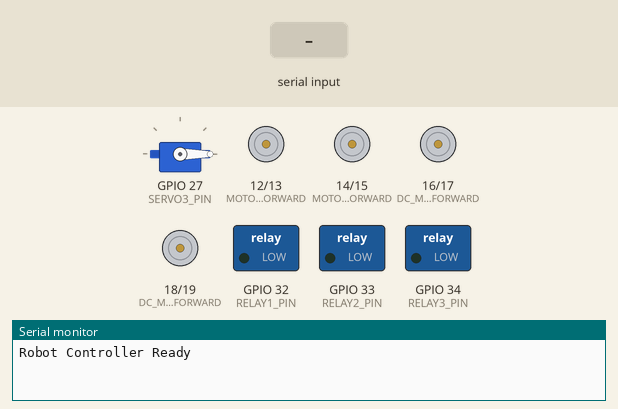
The sketch below on a simulated ESP32. Shown: servo, motor-driver pin pairs drawn as motors (green arrow = first pin HIGH = forward, orange = second pin HIGH = backward, longer = more drive), switched loads named in the sketch (green lamp = pin HIGH), the last lines printed to the serial monitor. Inputs (shaded band) come from the test bench. Nothing arrives over Bluetooth unless stated.

Above: at 1.2 s.
1.3 s: "X" received over the second serial link
4.3 s: "F" received over the second serial link
At 7.0 s:
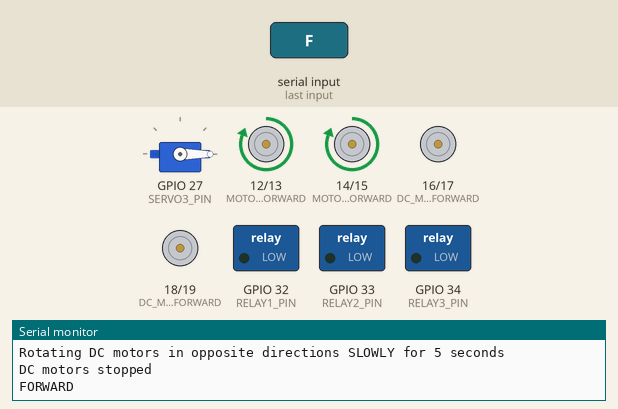
7.3 s: "B" received over the second serial link
At 8.5 s:
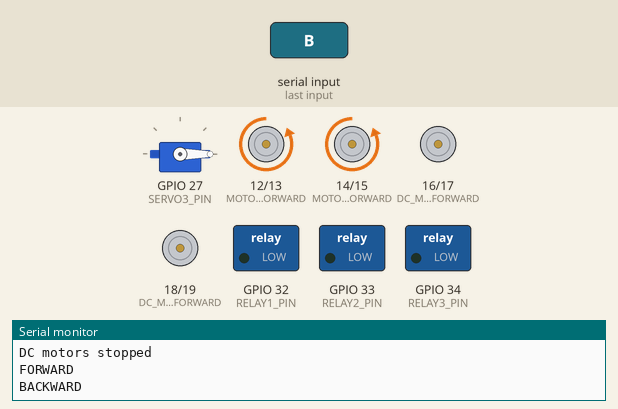
8.8 s: "L" received over the second serial link
At 9.9 s:
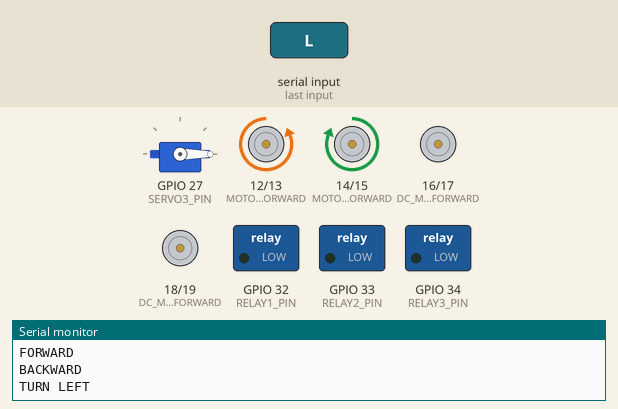
10.3 s: "R" received over the second serial link
At 11.0 s:
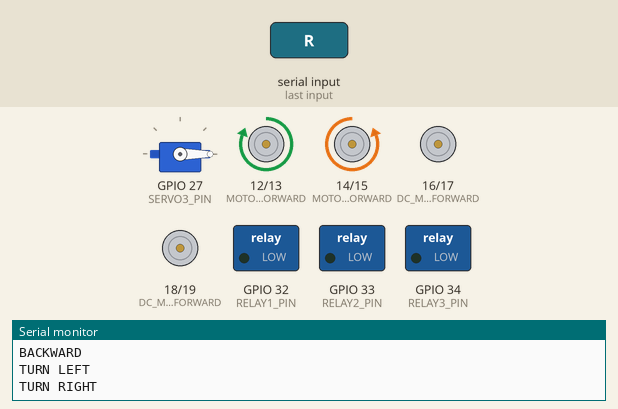
11.8 s: "Y" received over the second serial link
Timing chart, 0 to 14.8 s (numbered marks = the images above; inputs shaded):
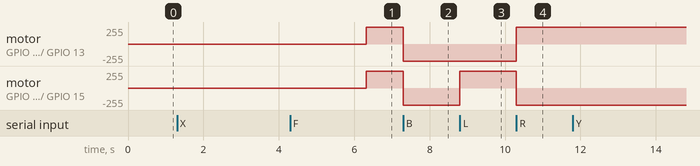

Measured:
- after the input at 4.3 s, motor on GPIO 12 (MOTOR_LEFT_FORWARD) / GPIO 13 (MOTOR_LEFT_BACKWARD), motor on GPIO 14 (MOTOR_RIGHT_FORWARD) / GPIO 15 (MOTOR_RIGHT_BACKWARD): stopped → forward 255/255 after 2.0 s
- after the input at 7.3 s, motor on GPIO 12 (MOTOR_LEFT_FORWARD) / GPIO 13 (MOTOR_LEFT_BACKWARD), motor on GPIO 14 (MOTOR_RIGHT_FORWARD) / GPIO 15 (MOTOR_RIGHT_BACKWARD): forward 255/255 → backward 255/255 at once
- after the input at 8.8 s, motor on GPIO 14 (MOTOR_RIGHT_FORWARD) / GPIO 15 (MOTOR_RIGHT_BACKWARD): backward 255/255 → forward 255/255 at once
- after the input at 10.3 s, motor on GPIO 12 (MOTOR_LEFT_FORWARD) / GPIO 13 (MOTOR_LEFT_BACKWARD): backward 255/255 → forward 255/255 at once; motor on GPIO 14 (MOTOR_RIGHT_FORWARD) / GPIO 15 (MOTOR_RIGHT_BACKWARD): forward 255/255 → backward 255/255 at once

The sketch:

Firevoltgreen.ino
```cpp
#include <BluetoothSerial.h>
#include <ESP32Servo.h>

// Main Motor Driver Pins (for movement)
#define MOTOR_LEFT_FORWARD 12
#define MOTOR_LEFT_BACKWARD 13
#define MOTOR_RIGHT_FORWARD 14
#define MOTOR_RIGHT_BACKWARD 15

// Additional Motor Driver Pins (for DC motors replacing servos 1 & 2)
#define DC_MOTOR1_FORWARD 16    // New pin for DC motor 1 forward
#define DC_MOTOR1_BACKWARD 17   // New pin for DC motor 1 backward
#define DC_MOTOR2_FORWARD 18    // New pin for DC motor 2 forward
#define DC_MOTOR2_BACKWARD 19   // New pin for DC motor 2 backward

// Slow motor speed (0-255)
#define SLOW_MOTOR_SPEED 500    // Very slow speed (about 16% of full speed)

// Servo Pin (only servo3 remains)
#define SERVO3_PIN 27

// Relay Pins
#define RELAY1_PIN 32
#define RELAY2_PIN 33
#define RELAY3_PIN 34

// Bluetooth Serial Object
BluetoothSerial SerialBT;

// Only one servo object now
Servo servo3;

void setup() {
  // Main Motor Driver pin setup
  pinMode(MOTOR_LEFT_FORWARD, OUTPUT);
  pinMode(MOTOR_LEFT_BACKWARD, OUTPUT);
  pinMode(MOTOR_RIGHT_FORWARD, OUTPUT);
  pinMode(MOTOR_RIGHT_BACKWARD, OUTPUT);

  // Additional Motor Driver pin setup
  pinMode(DC_MOTOR1_FORWARD, OUTPUT);
  pinMode(DC_MOTOR1_BACKWARD, OUTPUT);
  pinMode(DC_MOTOR2_FORWARD, OUTPUT);
  pinMode(DC_MOTOR2_BACKWARD, OUTPUT);

  // Initialize all motor pins to LOW
  digitalWrite(MOTOR_LEFT_FORWARD, LOW);
  digitalWrite(MOTOR_LEFT_BACKWARD, LOW);
  digitalWrite(MOTOR_RIGHT_FORWARD, LOW);
  digitalWrite(MOTOR_RIGHT_BACKWARD, LOW);
  digitalWrite(DC_MOTOR1_FORWARD, LOW);
  digitalWrite(DC_MOTOR1_BACKWARD, LOW);
  digitalWrite(DC_MOTOR2_FORWARD, LOW);
  digitalWrite(DC_MOTOR2_BACKWARD, LOW);

  // Relay pin setup
  pinMode(RELAY1_PIN, OUTPUT);
  pinMode(RELAY2_PIN, OUTPUT);
  pinMode(RELAY3_PIN, OUTPUT);

  // Initialize relays to OFF state
  digitalWrite(RELAY1_PIN, LOW);
  digitalWrite(RELAY2_PIN, LOW);
  digitalWrite(RELAY3_PIN, LOW);

  // Allocate PWM timer for the remaining servo
  ESP32PWM::allocateTimer(0);

  // Attach servo to pin
  servo3.attach(SERVO3_PIN);

  // Initialize servo to default position
  servo3.write(0);    // Start at 0 degrees

  // Bluetooth setup
  SerialBT.begin("RobotController"); // Name of Bluetooth device
  Serial.begin(115200); // Serial monitor for debugging
  Serial.println("Robot Controller Ready");
}

void loop() {
  if (SerialBT.available()) {
    char command = SerialBT.read();

    switch(command) {
      // Movement Commands
      case 'F': moveForward(); break;    // Forward
      case 'B': moveBackward(); break;   // Backward
      case 'L': turnLeft(); break;       // Left
      case 'R': turnRight(); break;      // Right
      case 'S': stopMoving(); break;     // Stop

      // DC motor rotation commands
      case 'X': rotateDCMotorsOpposite(); break;        // Rotate DC motors in opposite directions slowly
      case 'Y': rotateDCMotorsOppositeReversed(); break; // Rotate DC motors in opposite directions (reversed) slowly

      // New maximum speed DC motor commands
      case 'M': rotateDCMotorsOppositeMax(); break;     // Rotate DC motors in opposite directions at max speed
      case 'N': rotateDCMotorsOppositeReversedMax(); break; // Rotate DC motors in opposite directions (reversed) at max speed

      // Relay Control Commands
      case 'A': relay1On(); break;         // Turn Relay 1 ON
      case 'a': relay1Off(); break;        // Turn Relay 1 OFF
      case 'C': relay2On(); break;         // Turn Relay 2 ON
      case 'c': relay2Off(); break;        // Turn Relay 2 OFF
      case 'E': relay3On(); break;         // Turn Relay 3 ON
      case 'e': relay3Off(); break;        // Turn Relay 3 OFF
    }
  }
}

// Rotate DC motors in opposite directions at maximum speed for 5 seconds
void rotateDCMotorsOppositeMax() {
  Serial.println("Rotating DC motors in opposite directions at MAX SPEED for 5 seconds");

  // DC Motor 1 forward, DC Motor 2 backward at full speed
  digitalWrite(DC_MOTOR1_FORWARD, HIGH);
  digitalWrite(DC_MOTOR1_BACKWARD, LOW);
  digitalWrite(DC_MOTOR2_FORWARD, LOW);
  digitalWrite(DC_MOTOR2_BACKWARD, HIGH);

  // Run for 5 seconds
  delay(5000);

  // Stop DC motors
  stopDCMotors();
}

// Rotate DC motors in opposite directions (reversed) at maximum speed for 5 seconds
void rotateDCMotorsOppositeReversedMax() {
  Serial.println("Rotating DC motors in opposite directions (reversed) at MAX SPEED for 5 seconds");

  // DC Motor 1 backward, DC Motor 2 forward at full speed
  digitalWrite(DC_MOTOR1_FORWARD, LOW);
  digitalWrite(DC_MOTOR1_BACKWARD, HIGH);
  digitalWrite(DC_MOTOR2_FORWARD, HIGH);
  digitalWrite(DC_MOTOR2_BACKWARD, LOW);

  // Run for 5 seconds
  delay(5000);

  // Stop DC motors
  stopDCMotors();
}

// Method 1: Use a time-based approach to simulate slow motion
void rotateDCMotorsOpposite() {
  Serial.println("Rotating DC motors in opposite directions SLOWLY for 5 seconds");

  // Run in short bursts with pauses between them to achieve slow motion
  long startTime = millis();
  while (millis() - startTime < 5000) {  // Run for 5 seconds total
    // DC Motor 1 forward, DC Motor 2 backward
    digitalWrite(DC_MOTOR1_FORWARD, HIGH);
    digitalWrite(DC_MOTOR1_BACKWARD, LOW);
    digitalWrite(DC_MOTOR2_FORWARD, LOW);
    digitalWrite(DC_MOTOR2_BACKWARD, HIGH);

    delay(5);  // Run for 5ms

    // Pause motors
    digitalWrite(DC_MOTOR1_FORWARD, LOW);
    digitalWrite(DC_MOTOR1_BACKWARD, LOW);
    digitalWrite(DC_MOTOR2_FORWARD, LOW);
    digitalWrite(DC_MOTOR2_BACKWARD, LOW);

    delay(20);  // Pause for 20ms (adjust this for different speeds)
  }

  // Stop DC motors
  stopDCMotors();
}

// Rotate DC motors in opposite directions (reversed) slowly for 5 seconds
void rotateDCMotorsOppositeReversed() {
  Serial.println("Rotating DC motors in opposite directions (reversed) SLOWLY for 5 seconds");

  // Run in short bursts with pauses between them to achieve slow motion
  long startTime = millis();
  while (millis() - startTime < 5000) {  // Run for 5 seconds total
    // DC Motor 1 backward, DC Motor 2 forward
    digitalWrite(DC_MOTOR1_FORWARD, LOW);
    digitalWrite(DC_MOTOR1_BACKWARD, HIGH);
    digitalWrite(DC_MOTOR2_FORWARD, HIGH);
    digitalWrite(DC_MOTOR2_BACKWARD, LOW);

    delay(5);  // Run for 5ms

    // Pause motors
    digitalWrite(DC_MOTOR1_FORWARD, LOW);
    digitalWrite(DC_MOTOR1_BACKWARD, LOW);
    digitalWrite(DC_MOTOR2_FORWARD, LOW);
    digitalWrite(DC_MOTOR2_BACKWARD, LOW);

    delay(20);  // Pause for 20ms (adjust this for different speeds)
  }

  // Stop DC motors
  stopDCMotors();
}

// Stop DC motors
void stopDCMotors() {
  digitalWrite(DC_MOTOR1_FORWARD, LOW);
  digitalWrite(DC_MOTOR1_BACKWARD, LOW);
  digitalWrite(DC_MOTOR2_FORWARD, LOW);
  digitalWrite(DC_MOTOR2_BACKWARD, LOW);
  Serial.println("DC motors stopped");
}

// Main Motor Movement Functions
void moveForward() {
  digitalWrite(MOTOR_LEFT_FORWARD, HIGH);
  digitalWrite(MOTOR_RIGHT_FORWARD, HIGH);
  digitalWrite(MOTOR_LEFT_BACKWARD, LOW);
  digitalWrite(MOTOR_RIGHT_BACKWARD, LOW);
  Serial.println("FORWARD");
}

void moveBackward() {
  digitalWrite(MOTOR_LEFT_BACKWARD, HIGH);
  digitalWrite(MOTOR_RIGHT_BACKWARD, HIGH);
  digitalWrite(MOTOR_LEFT_FORWARD, LOW);
  digitalWrite(MOTOR_RIGHT_FORWARD, LOW);
  Serial.println("BACKWARD");
}

void turnLeft() {
  digitalWrite(MOTOR_LEFT_BACKWARD, HIGH);
  digitalWrite(MOTOR_RIGHT_FORWARD, HIGH);
  digitalWrite(MOTOR_LEFT_FORWARD, LOW);
  digitalWrite(MOTOR_RIGHT_BACKWARD, LOW);
  Serial.println("TURN LEFT");
}

void turnRight() {
  digitalWrite(MOTOR_LEFT_FORWARD, HIGH);
  digitalWrite(MOTOR_RIGHT_BACKWARD, HIGH);
  digitalWrite(MOTOR_LEFT_BACKWARD, LOW);
  digitalWrite(MOTOR_RIGHT_FORWARD, LOW);
  Serial.println("TURN RIGHT");
}

void stopMoving() {
  digitalWrite(MOTOR_LEFT_FORWARD, LOW);
  digitalWrite(MOTOR_LEFT_BACKWARD, LOW);
  digitalWrite(MOTOR_RIGHT_FORWARD, LOW);
  digitalWrite(MOTOR_RIGHT_BACKWARD, LOW);
  Serial.println("STOP");
}

// Relay Control Functions
void relay1On() {
  digitalWrite(RELAY1_PIN, HIGH);
  Serial.println("RELAY 1 ON");
}

void relay1Off() {
  digitalWrite(RELAY1_PIN, LOW);
  Serial.println("RELAY 1 OFF");
}

void relay2On() {
  digitalWrite(RELAY2_PIN, HIGH);
  Serial.println("RELAY 2 ON");
}

void relay2Off() {
  digitalWrite(RELAY2_PIN, LOW);
  Serial.println("RELAY 2 OFF");
}

void relay3On() {
  digitalWrite(RELAY3_PIN, HIGH);
  Serial.println("RELAY 3 ON");
}

void relay3Off() {
  digitalWrite(RELAY3_PIN, LOW);
  Serial.println("RELAY 3 OFF");
}
```
